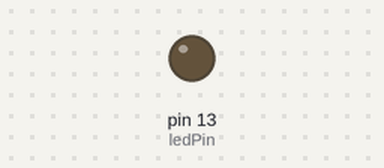
This sketch was run on a simulated Arduino Uno, built with avr-gcc and run on an emulated ATmega328P. Parts: output pins drawn as LEDs (lit = HIGH).

Above: at 2.0 s.
At 6.0 s:
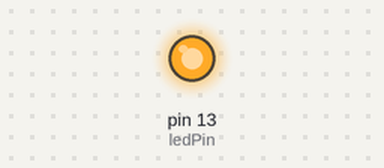
Timing chart, 0 to 10.4 s (numbered marks = the images above):
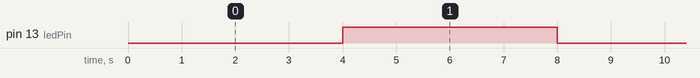

Measured:
- by itself, pin 13 (ledPin): alternates HIGH for 4.0 s and LOW for 4.0 s

The sketch:

nodemcu-primeiros-passos-comecando-blinkar_15-05-2018.ino
```cpp
int ledState = LOW;
const int ledPin = 13;

unsigned long previousMillis = 0;
const long interval = 4000;

void setup() {
  pinMode(ledPin, OUTPUT);
}

void loop()
{
  unsigned long currentMillis = millis();
  if(currentMillis - previousMillis >= interval) {
    previousMillis = currentMillis;
    if (ledState == LOW)
      ledState = HIGH;
    else
      ledState = LOW;
    digitalWrite(ledPin, ledState);
  }
}
```
